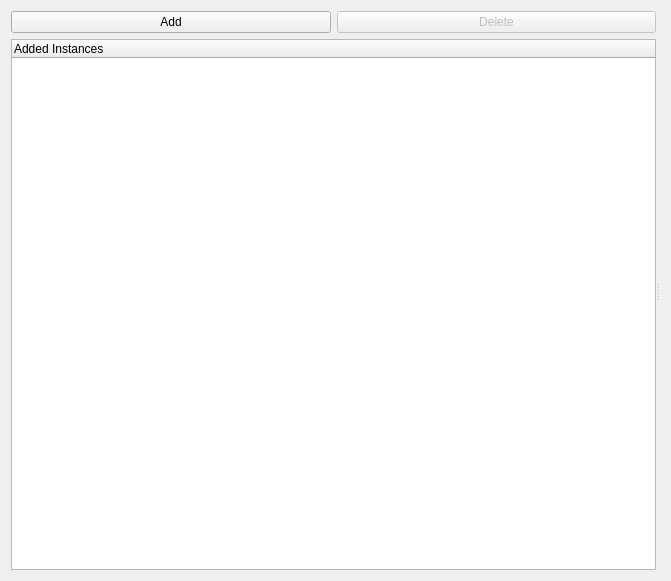
<?xml version="1.0" encoding="UTF-8"?>
<ui version="4.0">
 <class>OrocosSystemBuilder</class>
 <widget class="QWidget" name="OrocosSystemBuilder">
  <property name="geometry">
   <rect>
    <x>0</x>
    <y>0</y>
    <width>671</width>
    <height>581</height>
   </rect>
  </property>
  <property name="windowTitle">
   <string>Orocos Deployer</string>
  </property>
  <layout class="QVBoxLayout" name="verticalLayout_2">
   <item>
    <widget class="QSplitter" name="splitter">
     <property name="orientation">
      <enum>Qt::Horizontal</enum>
     </property>
     <widget class="QWidget" name="layoutWidget">
      <layout class="QGridLayout" name="gridLayout">
       <item row="0" column="0">
        <widget class="QPushButton" name="btnAdd">
         <property name="text">
          <string>Add</string>
         </property>
        </widget>
       </item>
       <item row="1" column="0" colspan="2">
        <widget class="QTreeWidget" name="lstInstances">
         <property name="sizePolicy">
          <sizepolicy hsizetype="Preferred" vsizetype="Expanding">
           <horstretch>1</horstretch>
           <verstretch>0</verstretch>
          </sizepolicy>
         </property>
         <property name="maximumSize">
          <size>
           <width>16777215</width>
           <height>16777215</height>
          </size>
         </property>
         <attribute name="headerVisible">
          <bool>true</bool>
         </attribute>
         <attribute name="headerVisible">
          <bool>true</bool>
         </attribute>
         <column>
          <property name="text">
           <string>Added Instances</string>
          </property>
         </column>
        </widget>
       </item>
       <item row="0" column="1">
        <widget class="QPushButton" name="btnDelete">
         <property name="enabled">
          <bool>false</bool>
         </property>
         <property name="text">
          <string>Delete</string>
         </property>
        </widget>
       </item>
      </layout>
     </widget>
     <widget class="QWidget" name="layoutWidget">
      <layout class="QVBoxLayout" name="verticalLayout">
       <item>
        <widget class="QWidget" name="graphHolder" native="true">
         <property name="sizePolicy">
          <sizepolicy hsizetype="Expanding" vsizetype="Expanding">
           <horstretch>10</horstretch>
           <verstretch>2</verstretch>
          </sizepolicy>
         </property>
        </widget>
       </item>
      </layout>
     </widget>
    </widget>
   </item>
  </layout>
 </widget>
 <resources/>
 <connections/>
</ui>
